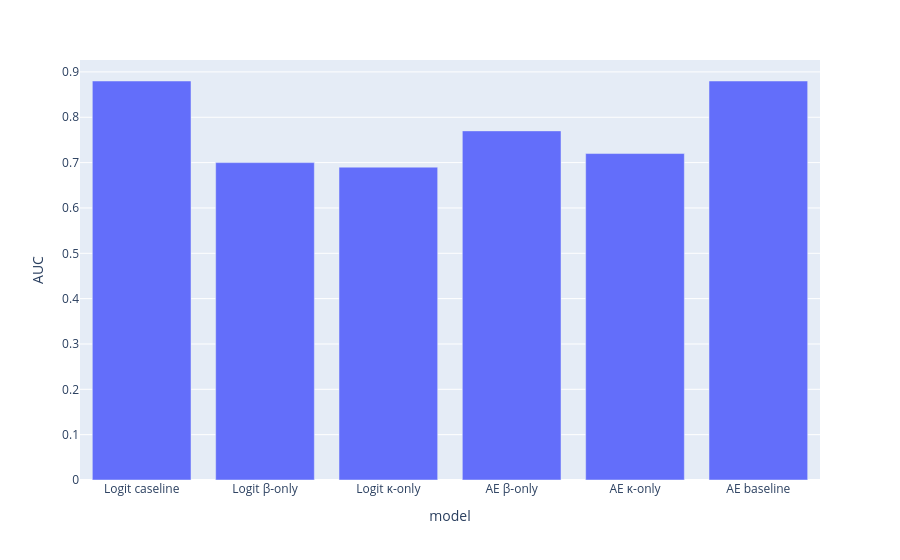

Source (notebook cell):
### Markdown cell above
## Logit vs AE

### Code cell
df_perf = pd.DataFrame({
    "model":[
        "Logit caseline", 
        "Logit β-only",
        "Logit κ-only",
        "AE β-only",
        "AE κ-only",
        "AE baseline"
    ],
    "AUC":[0.88,0.70,0.69,0.77,0.72,0.88]
})

fig = px.bar(df_perf,x="model",y="AUC")
fig.show()

### Figure 1 — Plotly figure (JSON) as saved in the notebook; plotly's stock layout.template omitted (floating-point values rounded to 4 significant figures)
{"data": [{"hovertemplate": "model=%{x}<br>AUC=%{y}<extra></extra>", "legendgroup": "", "marker": {"color": "#636efa", "pattern": {"shape": ""}}, "name": "", "orientation": "v", "showlegend": false, "textposition": "auto", "type": "bar", "x": ["Logit caseline", "Logit β-only", "Logit κ-only", "AE β-only", "AE κ-only", "AE baseline"], "xaxis": "x", "y": [0.88, 0.7, 0.69, 0.77, 0.72, 0.88], "yaxis": "y"}], "layout": {"barmode": "relative", "legend": {"tracegroupgap": 0}, "margin": {"t": 60}, "xaxis": {"anchor": "y", "domain": [0, 1], "title": {"text": "model"}}, "yaxis": {"anchor": "x", "domain": [0, 1], "title": {"text": "AUC"}}}}
